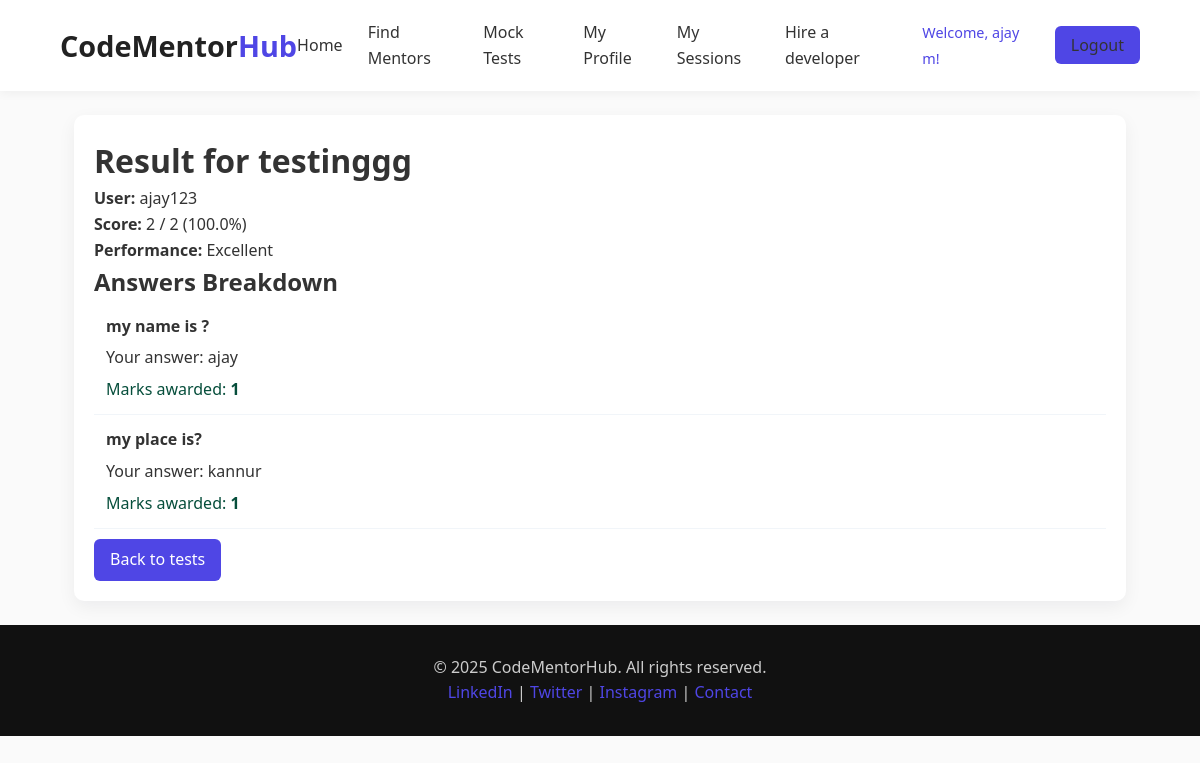
/quiz/result/7/ (signed in), run on the app's committed database.
### main/models.py (models this page shows, shortened)
class TestAttempt(models.Model):
    user = models.ForeignKey(User, on_delete=models.CASCADE, related_name='test_attempts')
    category = models.ForeignKey(Category, on_delete=models.CASCADE, related_name='attempts')
    score = models.PositiveIntegerField(default=0)
    total_marks = models.PositiveIntegerField(default=0)
    started_at = models.DateTimeField(auto_now_add=True)
    completed_at = models.DateTimeField(blank=True, null=True)
    completed = models.BooleanField(default=False)
    class Meta:
        ordering = ['-started_at']
    def performance_percent(self):
        if not self.total_marks:
            return 0
        return round((self.score / self.total_marks) * 100, 2)
    def performance_text(self):
        p = self.performance_percent()
        if p >= 90:
            return 'Excellent'
        if p >= 75:
            return 'Good'
        if p >= 50:
            return 'Average'
        return 'Needs Improvement'

class Category(models.Model):
    name = models.CharField(max_length=100, unique=True)
    description = models.TextField(blank=True)
    created_at = models.DateTimeField(auto_now_add=True)
    class Meta:
        ordering = ['name']

class AttemptAnswer(models.Model):
    attempt = models.ForeignKey(TestAttempt, on_delete=models.CASCADE, related_name='answers')
    question = models.ForeignKey(Question, on_delete=models.CASCADE)
    selected_option = models.ForeignKey(Option, on_delete=models.SET_NULL, null=True, blank=True)
    is_correct = models.BooleanField(default=False)
    marks_awarded = models.PositiveIntegerField(default=0)

class Question(models.Model):
    category = models.ForeignKey(Category, on_delete=models.CASCADE, related_name='questions')
    text = models.TextField()
    marks = models.PositiveIntegerField(default=1)
    created_at = models.DateTimeField(auto_now_add=True)

class Option(models.Model):
    question = models.ForeignKey(Question, on_delete=models.CASCADE, related_name='options')
    text = models.CharField(max_length=500)
    is_correct = models.BooleanField(default=False)

### main/views.py (the view)
# urls.py: path('quiz/result/<int:attempt_id>/', views.test_result, name='test_result'),
@login_required
def test_result(request, attempt_id):
    attempt = get_object_or_404(TestAttempt, id=attempt_id, user=request.user)
    answers = attempt.answers.select_related('question', 'selected_option').all()
    return render(request, 'quiz/result.html', {'attempt': attempt, 'answers': answers})

### templates/quiz/result.html (shortened to what this page needs)
<!doctype html>
{% load static %}
<html>
<head>
  <link rel="stylesheet" href="{% static 'css/home.css' %}">
</head>
<body>
  {% include 'partials/header.html' %}
  <main class="container" style="padding:24px;">
    <div class="card">
      <h1>Result for {{ attempt.category.name }}</h1>
      <p><strong>User:</strong> {{ attempt.user.username }}</p>
      <p><strong>Score:</strong> {{ attempt.score }} / {{ attempt.total_marks }} ({{ attempt.performance_percent }}%)</p>
      <p><strong>Performance:</strong> {{ attempt.performance_text }}</p>
      <h2>Answers Breakdown</h2>
      <ol class="answers-list">
        {% for a in answers %}
          <li class="answer-item">
            <div class="question-text">{{ a.question.text }}</div>
            <div class="your-answer">Your answer: {% if a.selected_option %}{{ a.selected_option.text }}{% else %}<em>No answer</em>{% endif %}</div>
            <div class="marks">Marks awarded: <strong>{{ a.marks_awarded }}</strong></div>
          </li>
        {% endfor %}
      </ol>
      <p><a class="btn-secondary" href="{% url 'quiz_categories' %}">Back to tests</a></p>
    </div>
  </main>
  {% include 'partials/footer.html' %}
</body>
</html>

### templates/partials/header.html (shortened to what this page needs)
{% load static %}
<header class="navbar">
    <div class="logo">CodeMentor<span>Hub</span></div>
    <nav>
        <ul class="nav-links">
            <li><a href="{% url 'home' %}">Home</a></li>
            <li><a href="{% url 'find_mentors' %}">Find Mentors</a></li>
            <li><a href="{% url 'quiz_categories' %}">Mock Tests</a></li>
            {% if user.is_authenticated %}
                <li><a href="{% url 'mentee_profile_view' %}">My Profile</a></li>
                <li><a href="{% url 'mentee_dashboard' %}">My Sessions</a></li>
                <li><a href="{% url 'hire_developer' %}">Hire a developer</a></li>
                <li><span class="welcome-text">Welcome, {{ user.first_name|default:user.username }}!</span></li>
                <li><a href="{% url 'logout' %}" class="btn">Logout</a></li>
            {% else %}
                <li><a href="{% url 'login' %}" class="btn">Login</a></li>
                <li><a href="{% url 'signup' %}" class="btn-secondary">Sign Up</a></li>
            {% endif %}
        </ul>
    </nav>
</header>

### main/static/css/home.css (style rules this page uses)
* { margin: 0; padding: 0; box-sizing: border-box; }
body { font-family: 'Segoe UI', Tahoma, Geneva, Verdana, sans-serif; background-color: #fafafa; color: #333; line-height: 1.6; }
a { text-decoration: none; color: inherit; }
.navbar { display: flex; justify-content: space-between; align-items: center; padding: 20px 60px; background: #ffffff; box-shadow: 0 2px 10px rgba(0,0,0,0.05); }
.logo { font-size: 1.8rem; font-weight: bold; color: #222; }
.logo span { color: #4f46e5; }
.nav-links { list-style: none; display: flex; gap: 25px; align-items: center; }
.nav-links a { color: #333; font-weight: 500; }
.welcome-text { color: #4f46e5; font-weight: 500; font-size: 0.9rem; }
.btn { background: #4f46e5; color: #fff; padding: 8px 16px; border-radius: 6px; }
.btn-secondary { background: #6c757d; color: #fff; padding: 8px 16px; border-radius: 6px; }
.btn-secondary { display: inline-block; margin-top: 10px; background: #4f46e5; color: white; padding: 8px 16px; border-radius: 6px; }
.container { max-width: 1100px; margin: 0 auto; }
.card { background: #fff; padding: 20px; border-radius: 10px; box-shadow: 0 6px 18px rgba(17,24,39,0.06); }
.answers-list { list-style:none; padding-left:0; }
.answer-item { padding:12px; border-bottom:1px solid #f1f5f9; }
.question-text { font-weight:600; margin-bottom:6px; }
.your-answer { margin-bottom:6px; }
.marks { color:#064e3b; }

### data on the page
TestAttempt: category.name "testinggg", user.username "ajay123", score "2", total_marks "2", performance_percent "100.0", performance_text "Excellent"
AttemptAnswer: question.text "my name is ?", selected_option.text "ajay", marks_awarded "1"
AttemptAnswer: question.text "my place is?", selected_option.text "kannur", marks_awarded "1"

### other printed values
{{ user.first_name|default:user.username }} "ajay m"
